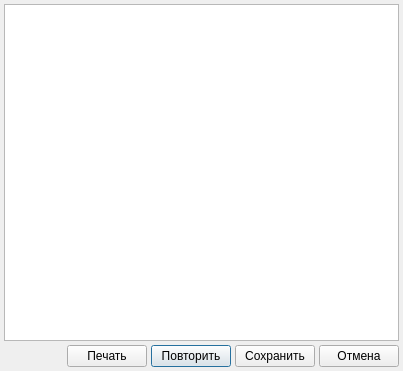
<?xml version="1.0" encoding="UTF-8"?>
<ui version="4.0">
 <class>ADAcuteDiseaseEditor</class>
 <widget class="QDialog" name="ADAcuteDiseaseEditor">
  <property name="geometry">
   <rect>
    <x>0</x>
    <y>0</y>
    <width>403</width>
    <height>371</height>
   </rect>
  </property>
  <property name="windowTitle">
   <string>Расчет средней длительности острых заболеваний</string>
  </property>
  <layout class="QGridLayout" name="gridLayout">
   <property name="margin">
    <number>4</number>
   </property>
   <property name="spacing">
    <number>4</number>
   </property>
   <item row="1" column="2">
    <widget class="QPushButton" name="btnRetry">
     <property name="text">
      <string>Повторить</string>
     </property>
    </widget>
   </item>
   <item row="0" column="0" colspan="5">
    <widget class="CInDocTableView" name="tblAcuteDisease"/>
   </item>
   <item row="1" column="0">
    <spacer name="horizontalSpacer">
     <property name="orientation">
      <enum>Qt::Horizontal</enum>
     </property>
     <property name="sizeHint" stdset="0">
      <size>
       <width>201</width>
       <height>20</height>
      </size>
     </property>
    </spacer>
   </item>
   <item row="1" column="1">
    <widget class="QPushButton" name="btnPrint">
     <property name="text">
      <string>Печать</string>
     </property>
    </widget>
   </item>
   <item row="1" column="3">
    <widget class="QPushButton" name="btnSave">
     <property name="text">
      <string>Сохранить</string>
     </property>
    </widget>
   </item>
   <item row="1" column="4">
    <widget class="QPushButton" name="btnClose">
     <property name="text">
      <string>Отмена</string>
     </property>
    </widget>
   </item>
  </layout>
 </widget>
 <customwidgets>
  <customwidget>
   <class>CInDocTableView</class>
   <extends>QTableView</extends>
   <header>library/InDocTable.h</header>
  </customwidget>
 </customwidgets>
 <tabstops>
  <tabstop>tblAcuteDisease</tabstop>
  <tabstop>btnPrint</tabstop>
  <tabstop>btnRetry</tabstop>
  <tabstop>btnSave</tabstop>
  <tabstop>btnClose</tabstop>
 </tabstops>
 <resources/>
 <connections/>
</ui>
